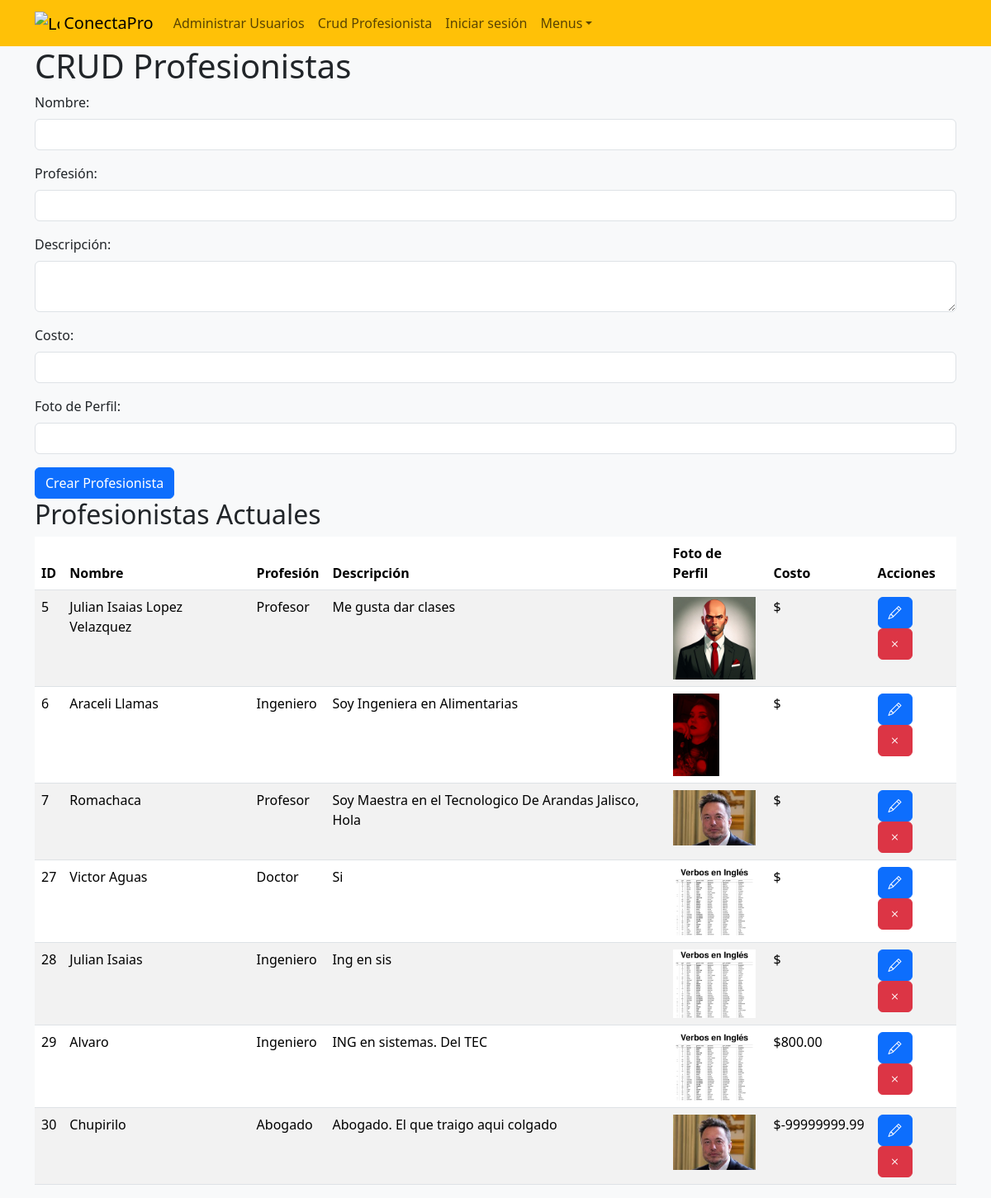
The page /crudprofesionistas.php on the database its author committed.
### tables this page shows
CREATE TABLE `profesionistas` (
  `ProfesionistaID` int(11) NOT NULL,
  `UsuarioID` int(11) DEFAULT NULL,
  `Nombre` varchar(100) NOT NULL,
  `Profesion` varchar(100) NOT NULL,
  `Descripcion` text DEFAULT NULL,
  `FotoPerfil` varchar(255) DEFAULT NULL,
  `FechaCreacion` timestamp NOT NULL DEFAULT current_timestamp(),
  `Costo` decimal(10,2) DEFAULT NULL
);

### crudprofesionistas.php (the view, shortened to what this page needs)
<!DOCTYPE html>
<html lang="en">
<head>
    <link href="https://cdn.jsdelivr.net/npm/bootstrap@5.3.2/dist/css/bootstrap.min.css" rel="stylesheet">
    <link href="https://cdn.jsdelivr.net/npm/bootstrap-icons@1.8.3/font/bootstrap-icons.css" rel="stylesheet">
</head>
<body>
<?php include('navbarcrood.php');?>
<?php
$conexion = connection();
?>
<div class="container">
    <h1>CRUD Profesionistas</h1>
    <form method="post" action="insert_profesionista.php">
        <div class="mb-3">
            <label for="nombre" class="form-label">Nombre:</label>
            <input type="text" class="form-control" id="nombre" name="nombre" required>
        </div>
        <div class="mb-3">
            <label for="profesion" class="form-label">Profesión:</label>
            <input type="text" class="form-control" id="profesion" name="profesion" required>
        </div>
        <div class="mb-3">
            <label for="descripcion" class="form-label">Descripción:</label>
            <textarea class="form-control" id="descripcion" name="descripcion" required></textarea>
        </div>
        <div class="mb-3">
        <label for="costo" class="form-label">Costo:</label>
        <input type="text" class="form-control" id="costo" name="costo" required>
    </div>
        <div class="mb-3">
            <label for="foto_perfil" class="form-label">Foto de Perfil:</label>
            <input type="text" class="form-control" id="foto_perfil" name="foto_perfil">
        </div>
        <button type="submit" class="btn btn-primary" name="crear_profesionista">Crear Profesionista</button>
    </form>
<h2>Profesionistas Actuales</h2>
<table class="table table-striped">
    <thead>
        <tr>
            <th>ID</th>
            <th>Nombre</th>
            <th>Profesión</th>
            <th>Descripción</th>
            <th>Foto de Perfil</th>
            <th>Costo</th>
            <th>Acciones</th>
        </tr>
    </thead>
    <tbody>
        <?php
        $sql = "SELECT * FROM profesionistas";
        $result = $conexion->query($sql);
        if ($result->num_rows > 0) {
            while($row = $result->fetch_assoc()) {
                echo "<tr>";
                echo "<td>" . $row['ProfesionistaID'] . "</td>";
                echo "<td>" . $row['Nombre'] . "</td>";
                echo "<td>" . $row['Profesion'] . "</td>";
                echo "<td>" . $row['Descripcion'] . "</td>";
                echo "<td><img src='" . $row['FotoPerfil'] . "' alt='Foto de Perfil' style='max-width: 100px; max-height: 100px;'></td>";
                echo "<td>$" . $row['Costo'] . "</td>";
                echo "<td>
                <button type='button' class='btn btn-primary editar-profesionista' data-id='" . $row['ProfesionistaID'] . "' data-nombre='" . $row['Nombre'] . "' data-profesion='" . $row['Profesion'] . "' data-descripcion='" . $row['Descripcion'] . "' data-foto_perfil='" . $row['FotoPerfil'] . "' data-costo='" . $row['Costo'] . "' data-bs-toggle='tooltip' data-bs-placement='top' title='Editar'><i class='bi bi-pencil'></i></button>
                <button type='button' class='btn btn-danger eliminar-profesionista' data-id='" . $row['ProfesionistaID'] . "' data-bs-toggle='tooltip' data-bs-placement='top' title='Eliminar'><i class='bi bi-x'></i></button>
              </td>";
            }
        } else {
            echo "<tr><td colspan='7'>No hay profesionistas registrados</td></tr>";
        }
        ?>
    </tbody>
</table>
</div>
</body>
</html>

### rows shown on the page
profesionistas: ProfesionistaID "5", Nombre "Julian Isaias Lopez Velazquez", Profesion "Profesor", Descripcion "Me gusta dar clases", FotoPerfil (picture)
profesionistas: ProfesionistaID "6", Nombre "Araceli Llamas", Profesion "Ingeniero", Descripcion "Soy Ingeniera en Alimentarias", FotoPerfil (picture)
profesionistas: ProfesionistaID "7", Nombre "Romachaca", Profesion "Profesor", Descripcion "Soy Maestra en el Tecnologico De Arandas Jalisco, Hola", FotoPerfil (picture)
profesionistas: ProfesionistaID "27", Nombre "Victor Aguas", Profesion "Doctor", Descripcion "Si", FotoPerfil (picture)
profesionistas: ProfesionistaID "28", Nombre "Julian Isaias", Profesion "Ingeniero", Descripcion "Ing en sis", FotoPerfil (picture)
profesionistas: ProfesionistaID "29", Nombre "Alvaro", Profesion "Ingeniero", Descripcion "ING en sistemas. Del TEC", FotoPerfil (picture), Costo "800.00"
profesionistas: ProfesionistaID "30", Nombre "Chupirilo", Profesion "Abogado", Descripcion "Abogado. El que traigo aqui colgado", FotoPerfil (picture), Costo "-99999999.99"
